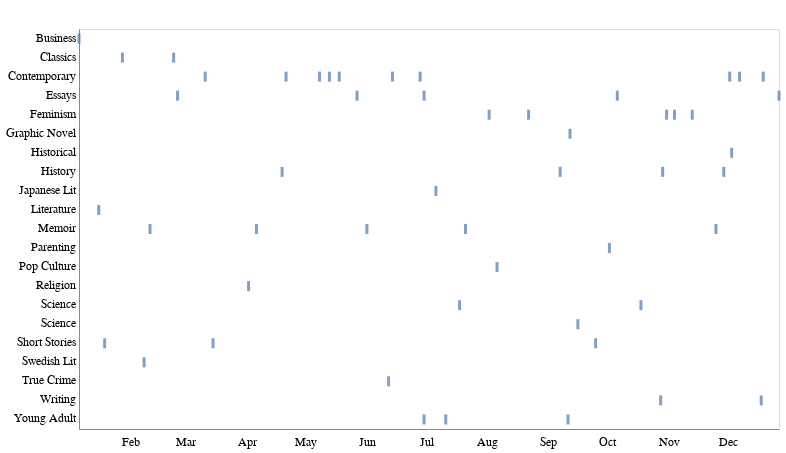

The code cell stored with this chart in its notebook:
### Markdown cell above
### Tinkering with more designs for books read by subgenre and month

### Code cell
#DESKTOP
alt.Chart(books).mark_tick(thickness=3,size=10).encode(
    x=alt.X('date',axis=alt.Axis(tickCount=12, format='%b', tickColor='#ffffff'), title=''),
    y=alt.Y('subgenre',axis=alt.Axis(tickCount=0, tickColor='#ffffff'), title=' ')
).configure_axis(grid=False).properties(height=400, width=700)

### Figure 1 — Vega-Lite specification as saved in the notebook (floating-point values rounded to 4 significant figures)
{"config": {"view": {"width": 800, "height": 450}, "background": "#ffffff", "title": {"anchor": "start", "font": "Benton Gothic Bold, sans", "fontColor": "#000000", "fontSize": 22, "fontWeight": "normal"}, "arc": {"fill": "#82c6df"}, "area": {"fill": "#82c6df"}, "line": {"stroke": "#82c6df", "strokeWidth": 3}, "path": {"stroke": "#82c6df"}, "rect": {"fill": "#82c6df"}, "shape": {"stroke": "#82c6df"}, "bar": {"fill": "#82c6df"}, "point": {"stroke": "#82c6df"}, "symbol": {"fill": "#82c6df", "size": 30}, "axis": {"titleFont": "Benton Gothic Bold, sans", "titleFontSize": 13, "titleFontWeight": "normal", "labelFont": "Benton Gothic, sans", "labelFontSize": 11.5, "labelFontWeight": "normal", "grid": false}, "axisX": {"labelAngle": 0, "labelPadding": 4, "tickSize": 3}, "axisY": {"labelBaseline": "middle", "maxExtent": 45, "minExtent": 45, "tickSize": 2, "titleAlign": "left", "titleAngle": 0, "titleX": -45, "titleY": -11}, "legend": {"titleFont": "Benton Gothic Bold, sans", "titleFontSize": 13, "titleFontWeight": "normal", "symbolType": "square", "labelFont": "Benton Gothic, sans", "labelFontSize": 11.5}, "range": {"category": ["#3580b1", "#ec8431", "#ab7fb4", "#c89d29", "#adc839", "#829eb1"], "diverging": ["#e68a4f", "#f4bb6a", "#f9e39c", "#dadfe2", "#a6b7c6", "#849eae"], "heatmap": ["#fbf2c7", "#f9e39c", "#f8d36e", "#f4bb6a", "#e68a4f", "#d15a40", "#ab4232"], "ordinal": ["#fbf2c7", "#f9e39c", "#f8d36e", "#f4bb6a", "#e68a4f", "#d15a40", "#ab4232"], "ramp": ["#fbf2c7", "#f9e39c", "#f8d36e", "#f4bb6a", "#e68a4f", "#d15a40", "#ab4232"]}}, "data": {"name": "data-7c8b8837e3db213cb2339b0fa7827d31"}, "mark": {"type": "tick", "size": 10, "thickness": 3}, "encoding": {"x": {"type": "temporal", "axis": {"format": "%b", "tickColor": "#ffffff", "tickCount": 12}, "field": "date", "title": ""}, "y": {"type": "nominal", "axis": {"tickColor": "#ffffff", "tickCount": 0}, "field": "subgenre", "title": " "}}, "height": 400, "width": 700, "$schema": "https://vega.github.io/schema/vega-lite/v4.0.2.json", "datasets": {"data-7c8b8837e3db213cb2339b0fa7827d31": [{"order": 1, "title": "Brotopia", "author": "Emily Chang", "pages": 317, "url": "https://www.goodreads.com/book/show/36288143-brotopia", "gender": "F", "type": "Non-Fiction", "subgenre": "Business", "avg_goodreads_rating": 4.04, "started": "2018-12-26T00:00:00", "date": "2019-01-06T00:00:00", "faves": null, "year": "2019", "days_to_read": 11, "gender_description": "Female"}, {"order": 2, "title": "The Human Stain", "author": "Philip Roth", "pages": 384, "url": "https://www.goodreads.com/book/show/11734.The_Human_Stain?from_search=true", "gender": "M", "type": "Fiction", "subgenre": "Literature", "avg_goodreads_rating": 3.87, "started": "2019-01-06T00:00:00", "date": "2019-01-16T00:00:00", "faves": "Y", "year": "2019", "days_to_read": 10, "gender_description": "Male"}, {"order": 3, "title": "You Know You Want This", "author": "Kristen Roupenian", "pages": 225, "url": "https://www.goodreads.com/book/show/40539045-you-know-you-want-this", "gender": "F", "type": "Fiction", "subgenre": "Short Stories", "avg_goodreads_rating": 3.86, "started": "2019-01-16T00:00:00", "date": "2019-01-19T00:00:00", "faves": null, "year": "2019", "days_to_read": 3, "gender_description": "Female"}, {"order": 4, "title": "Why Buddhism is True", "author": "Robert Wright", "pages": 336, "url": "https://www.goodreads.com/book/show/32895535-why-buddhism-is-true?from_search=true", "gender": "M", "type": "Non-Fiction", "subgenre": "Religion", "avg_goodreads_rating": 4.05, "started": "2019-01-18T00:00:00", "date": "2019-04-02T00:00:00", "faves": null, "year": "2019", "days_to_read": 74, "gender_description": "Male"}, {"order": 5, "title": "If Beale Street Could Talk", "author": "James Baldwin", "pages": 197, "url": "https://www.goodreads.com/book/show/38463.If_Beale_Street_Could_Talk", "gender": "M", "type": "Fiction", "subgenre": "Classics", "avg_goodreads_rating": 4.29, "started": "2019-01-22T00:00:00", "date": "2019-01-28T00:00:00", "faves": null, "year": "2019", "days_to_read": 6, "gender_description": "Male"}, {"order": 6, "title": "Nobody Cares", "author": "Anne Donahue", "pages": 240, "url": "https://www.goodreads.com/book/show/36360167-nobody-cares", "gender": "F", "type": "Non-Fiction", "subgenre": "Essays", "avg_goodreads_rating": 3.67, "started": "2019-02-03T00:00:00", "date": "2019-02-25T00:00:00", "faves": null, "year": "2019", "days_to_read": 22, "gender_description": "Female"}, {"order": 7, "title": "Acts of Infidelity", "author": "Lena Andersson", "pages": 366, "url": "https://www.goodreads.com/book/show/22601256-utan-personligt-ansvar", "gender": "F", "type": "Fiction", "subgenre": "Swedish Lit", "avg_goodreads_rating": 3.66, "started": "2019-02-01T00:00:00", "date": "2019-02-08T00:00:00", "faves": null, "year": "2019", "days_to_read": 7, "gender_description": "Female"}, {"order": 8, "title": "There Will Be No Miracles Here", "author": "Casey Gerald", "pages": 394, "url": "https://www.goodreads.com/book/show/38650651-there-will-be-no-miracles-here?from_search=true", "gender": "M", "type": "Non-Fiction", "subgenre": "Memoir", "avg_goodreads_rating": 3.72, "started": "2019-01-27T00:00:00", "date": "2019-02-11T00:00:00", "faves": null, "year": "2019", "days_to_read": 15, "gender_description": "Male"}, {"order": 9, "title": "The Unbearable Lightness of Being", "author": "Milan Kundera", "pages": 320, "url": "https://www.goodreads.com/book/show/9717.The_Unbearable_Lightness_of_Being?from_search=true", "gender": "M", "type": "Fiction", "subgenre": "Classics", "avg_goodreads_rating": 4.09, "started": "2019-02-16T00:00:00", "date": "2019-02-23T00:00:00", "faves": null, "year": "2019", "days_to_read": 7, "gender_description": "Male"}, {"order": 10, "title": "The Beauty Myth", "author": "Naomi Wolf", "pages": 368, "url": "https://www.goodreads.com/book/show/39926.The_Beauty_Myth", "gender": "F", "type": "Non-Fiction", "subgenre": "Feminism", "avg_goodreads_rating": 3.9, "started": "2019-02-12T00:00:00", "date": "2019-11-04T00:00:00", "faves": null, "year": "2019", "days_to_read": 265, "gender_description": "Female"}, {"order": 11, "title": "LOT", "author": "Bryan Washington", "pages": 240, "url": "https://www.goodreads.com/book/show/40749395-lot", "gender": "M", "type": "Fiction", "subgenre": "Short Stories", "avg_goodreads_rating": 3.74, "started": "2019-02-28T00:00:00", "date": "2019-03-15T00:00:00", "faves": "Y", "year": "2019", "days_to_read": 15, "gender_description": "Male"}, {"order": 12, "title": "Oculus", "author": "Sally Wen Mao", "pages": 119, "url": "https://www.goodreads.com/book/show/40121999-oculus", "gender": "F", "type": "Poetry", "subgenre": "Contemporary", "avg_goodreads_rating": 4.22, "started": "2019-03-03T00:00:00", "date": "2019-03-11T00:00:00", "faves": null, "year": "2019", "days_to_read": 8, "gender_description": "Female"}, {"order": 13, "title": "Homo Deus: A Brief History of Tomorrow", "author": "Yuval Harari", "pages": 450, "url": "https://www.goodreads.com/book/show/31138556-homo-deus?from_search=true", "gender": "M", "type": "Non-Fiction", "subgenre": "History", "avg_goodreads_rating": 4.29, "started": "2019-03-22T00:00:00", "date": "2019-04-19T00:00:00", "faves": null, "year": "2019", "days_to_read": 28, "gender_description": "Male"}, {"order": 14, "title": "Heart Berries", "author": "Terese Marie Mailhot", "pages": 143, "url": "https://www.goodreads.com/book/show/35840657-heart-berries", "gender": "F", "type": "Non-Fiction", "subgenre": "Memoir", "avg_goodreads_rating": 3.89, "started": "2019-04-03T00:00:00", "date": "2019-04-06T00:00:00", "faves": null, "year": "2019", "days_to_read": 3, "gender_description": "Female"}, {"order": 15, "title": "Lake Success", "author": "Gary Schneyngart", "pages": 339, "url": "https://www.goodreads.com/book/show/36739942-lake-success", "gender": "M", "type": "Fiction", "subgenre": "Contemporary", "avg_goodreads_rating": 3.64, "started": "2019-04-21T00:00:00", "date": "2019-12-07T00:00:00", "faves": null, "year": "2019", "days_to_read": 230, "gender_description": "Male"}, {"order": 16, "title": "Normal People", "author": "Sally Rooney", "pages": 266, "url": "https://www.goodreads.com/book/show/37539457-normal-people", "gender": "F", "type": "Fiction", "subgenre": "Contemporary", "avg_goodreads_rating": 3.89, "started": "2019-04-20T00:00:00", "date": "2019-04-21T00:00:00", "faves": "Y", "year": "2019", "days_to_read": 1, "gender_description": "Female"}, {"order": 17, "title": "Less", "author": "Andrew Sean Greer", "pages": 273, "url": "https://www.goodreads.com/book/show/39927096-less", "gender": "M", "type": "Fiction", "subgenre": "Contemporary", "avg_goodreads_rating": 3.76, "started": "2019-04-25T00:00:00", "date": "2019-05-08T00:00:00", "faves": null, "year": "2019", "days_to_read": 13, "gender_description": "Male"}, {"order": 18, "title": "Nobody is Ever Missing", "author": "Catherine Lacey", "pages": 244, "url": "https://www.goodreads.com/book/show/18490560-nobody-is-ever-missing?from_search=true", "gender": "F", "type": "Fiction", "subgenre": "Contemporary", "avg_goodreads_rating": 3.27, "started": "2019-05-08T00:00:00", "date": "2019-05-13T00:00:00", "faves": null, "year": "2019", "days_to_read": 5, "gender_description": "Female"}, {"order": 19, "title": "The New Me", "author": "Halle Butler", "pages": 208, "url": "https://www.goodreads.com/book/show/36342706-the-new-me", "gender": "F", "type": "Fiction", "subgenre": "Contemporary", "avg_goodreads_rating": 3.6, "started": "2019-05-13T00:00:00", "date": "2019-05-18T00:00:00", "faves": "Nope", "year": "2019", "days_to_read": 5, "gender_description": "Female"}, {"order": 20, "title": "The Empathy Exams", "author": "Leslie Jamison", "pages": 226, "url": "https://www.goodreads.com/en/book/show/17934655", "gender": "F", "type": "Non-Fiction", "subgenre": "Essays", "avg_goodreads_rating": 3.64, "started": "2019-05-18T00:00:00", "date": "2019-05-27T00:00:00", "faves": null, "year": "2019", "days_to_read": 9, "gender_description": "Female"}, {"order": 21, "title": "Bad Blood", "author": "John Carreyou", "pages": 339, "url": "https://www.goodreads.com/book/show/37976541-bad-blood?from_search=true", "gender": "M", "type": "Non-Fiction", "subgenre": "True Crime", "avg_goodreads_rating": 4.48, "started": "2019-06-01T00:00:00", "date": "2019-06-12T00:00:00", "faves": null, "year": "2019", "days_to_read": 11, "gender_description": "Male"}, {"order": 22, "title": "The Recovering: Intoxication and its Aftermath", "author": "Leslie Jamison", "pages": 545, "url": "https://www.goodreads.com/book/show/35959632-the-recovering", "gender": "F", "type": "Non-Fiction", "subgenre": "Memoir", "avg_goodreads_rating": 3.96, "started": "2019-05-27T00:00:00", "date": "2019-06-01T00:00:00", "faves": "Y", "year": "2019", "days_to_read": 5, "gender_description": "Female"}, {"order": 23, "title": "Evvie Drake Starts Over", "author": "Linda Holmes", "pages": 304, "url": "https://www.goodreads.com/book/show/40514431-evvie-drake-starts-over?ac=1&from_search=true", "gender": "F", "type": "Fiction", "subgenre": "Young Adult", "avg_goodreads_rating": 4.22, "started": "2019-06-30T00:00:00", "date": "2019-06-30T00:00:00", "faves": null, "year": "2019", "days_to_read": 0, "gender_description": "Female"}, {"order": 24, "title": "How to Change Your Mind", "author": "Michael Pollan", "pages": 480, "url": "https://www.goodreads.com/book/show/36613747-how-to-change-your-mind?from_search=true", "gender": "M", "type": "Non-Fiction", "subgenre": "Science", "avg_goodreads_rating": 4.31, "started": "2019-06-12T00:00:00", "date": "2019-10-18T00:00:00", "faves": null, "year": "2019", "days_to_read": 128, "gender_description": "Male"}, {"order": 25, "title": "Trust Exercise", "author": "Susan Choi", "pages": 257, "url": "https://www.goodreads.com/en/book/show/40046059", "gender": "F", "type": "Fiction", "subgenre": "Contemporary", "avg_goodreads_rating": 3.23, "started": "2019-06-12T00:00:00", "date": "2019-06-14T00:00:00", "faves": "Y", "year": "2019", "days_to_read": 2, "gender_description": "Female"}, {"order": 26, "title": "Trick Mirror", "author": "Jia Tolentino", "pages": 256, "url": "https://www.goodreads.com/book/show/43126457-trick-mirror?from_search=true", "gender": "F", "type": "Non-Fiction", "subgenre": "Essays", "avg_goodreads_rating": 4.33, "started": "2019-06-15T00:00:00", "date": "2019-06-30T00:00:00", "faves": "Y", "year": "2019", "days_to_read": 15, "gender_description": "Female"}, {"order": 27, "title": "Territory of Light", "author": "Yuko Tsushima", "pages": 122, "url": "https://www.goodreads.com/book/show/33871745-territory-of-light", "gender": "F", "type": "Fiction", "subgenre": "Japanese Lit", "avg_goodreads_rating": 3.66, "started": "2019-07-01T00:00:00", "date": "2019-07-06T00:00:00", "faves": null, "year": "2019", "days_to_read": 5, "gender_description": "Female"}, {"order": 28, "title": "Unclaimed Baggage", "author": "Jen Doll", "pages": 384, "url": "https://www.goodreads.com/book/show/36949992-unclaimed-baggage?ac=1&from_search=true", "gender": "F", "type": "Fiction", "subgenre": "Young Adult", "avg_goodreads_rating": 3.73, "started": "2019-01-08T00:00:00", "date": "2019-07-11T00:00:00", "faves": null, "year": "2019", "days_to_read": 184, "gender_description": "Female"}, {"order": 29, "title": "Fleishman Is In Trouble", "author": "Taffy Brodesser-Akner", "pages": 384, "url": "https://www.goodreads.com/book/show/41880602-fleishman-is-in-trouble?ac=1&from_search=true", "gender": "F", "type": "Fiction", "subgenre": "Contemporary", "avg_goodreads_rating": 4.1, "started": "2019-06-17T00:00:00", "date": "2019-06-28T00:00:00", "faves": "Y", "year": "2019", "days_to_read": 11, "gender_description": "Female"}, {"order": 30, "title": "Lifespan", "author": "David Sinclair", "pages": 432, "url": "https://www.goodreads.com/book/show/43723901-lifespan?ac=1&from_search=true", "gender": "M", "type": "Non-Fiction", "subgenre": "Science", "avg_goodreads_rating": 4.27, "started": "2019-07-01T00:00:00", "date": "2019-07-18T00:00:00", "faves": null, "year": "2019", "days_to_read": 17, "gender_description": "Male"}, {"order": 31, "title": "Uncanny Valley", "author": "Anna Wiener", "pages": 304, "url": "https://www.goodreads.com/book/show/45186565-uncanny-valley?ac=1&from_search=true", "gender": "F", "type": "Non-Fiction", "subgenre": "Memoir", "avg_goodreads_rating": 4.2, "started": "2019-07-19T00:00:00", "date": "2019-07-21T00:00:00", "faves": "y", "year": "2019", "days_to_read": 2, "gender_description": "Female"}, {"order": 32, "title": "Hit Makers", "author": "Derek Thompson", "pages": 352, "url": "https://www.goodreads.com/book/show/30901608-hit-makers", "gender": "M", "type": "Non-Fiction", "subgenre": "Pop Culture", "avg_goodreads_rating": 3.95, "started": "2019-07-20T00:00:00", "date": "2019-08-06T00:00:00", "faves": null, "year": "2019", "days_to_read": 17, "gender_description": "Male"}, {"order": 33, "title": "Genghis Khan and the Making of the Modern World", "author": "Jack Weatherford", "pages": 352, "url": "https://www.goodreads.com/book/show/40718726-genghis-khan-and-the-making-of-the-modern-world?ac=1&from_search=true", "gender": "M", "type": "Non-Fiction", "subgenre": "History", "avg_goodreads_rating": 4.02, "started": "2019-07-25T00:00:00", "date": "2019-09-07T00:00:00", "faves": null, "year": "2019", "days_to_read": 44, "gender_description": "Male"}, {"order": 34, "title": "For the Love of Men: A New Vision for Mindful Masculinity", "author": "Liz Plank", "pages": 300, "url": "https://www.goodreads.com/book/show/43263540-for-the-love-of-men", "gender": "F", "type": "Non-Fiction", "subgenre": "Feminism", "avg_goodreads_rating": 4.38, "started": "2019-07-23T00:00:00", "date": "2019-08-02T00:00:00", "faves": null, "year": "2019", "days_to_read": 10, "gender_description": "Female"}, {"order": 35, "title": "Three Women", "author": "Lisa Taddeo", "pages": 304, "url": "https://www.goodreads.com/book/show/42201100-three-women", "gender": "F", "type": "Non-Fiction", "subgenre": "Feminism", "avg_goodreads_rating": 3.87, "started": "2019-08-15T00:00:00", "date": "2019-08-22T00:00:00", "faves": "y", "year": "2019", "days_to_read": 7, "gender_description": "Female"}, {"order": 36, "title": "Brave New World", "author": "Aldous Huxley", "pages": 288, "url": "https://www.goodreads.com/book/show/5129.Brave_New_World?ac=1&from_search=true", "gender": "M", "type": "Fiction", "subgenre": "Science ", "avg_goodreads_rating": 3.98, "started": "2019-09-15T00:00:00", "date": "2019-09-16T00:00:00", "faves": null, "year": "2019", "days_to_read": 1, "gender_description": "Male"}, {"order": 37, "title": "Permanent Record", "author": "Mary HK Choi", "pages": 400, "url": "https://www.goodreads.com/book/show/43562239-permanent-record?from_search=true", "gender": "F", "type": "Fiction", "subgenre": "Young Adult", "avg_goodreads_rating": 3.84, "started": "2019-09-07T00:00:00", "date": "2019-09-11T00:00:00", "faves": null, "year": "2019", "days_to_read": 4, "gender_description": "Female"}, {"order": 38, "title": "I Was Their American Dream", "author": "Malaka Gharib", "pages": 160, "url": "https://www.goodreads.com/book/show/40909448-i-was-their-american-dream?from_search=true", "gender": "F", "type": "Non-Fiction", "subgenre": "Graphic Novel", "avg_goodreads_rating": 4.3, "started": "2019-09-05T00:00:00", "date": "2019-09-12T00:00:00", "faves": null, "year": "2019", "days_to_read": 7, "gender_description": "Female"}, {"order": 39, "title": "Men Without Women", "author": "Haruki Murakami", "pages": 242, "url": "https://www.goodreads.com/book/show/31950871-men-without-women", "gender": "M", "type": "Fiction", "subgenre": "Short Stories", "avg_goodreads_rating": 3.77, "started": "2019-09-18T00:00:00", "date": "2019-09-25T00:00:00", "faves": null, "year": "2019", "days_to_read": 7, "gender_description": "Male"}, {"order": 40, "title": "Make it Scream Make it Burn", "author": "Leslie Jamison", "pages": 272, "url": "https://www.goodreads.com/book/show/43521617-make-it-scream-make-it-burn?from_search=true", "gender": "F", "type": "Non-Fiction", "subgenre": "Essays", "avg_goodreads_rating": 4.13, "started": "2019-10-02T00:00:00", "date": "2019-10-06T00:00:00", "faves": null, "year": "2019", "days_to_read": 4, "gender_description": "Female"}, {"order": 41, "title": "How to Talk So Your Kids Will Listen", "author": "Adele Faber and Elaine Mazlish", "pages": 368, "url": "https://www.goodreads.com/book/show/12371502-how-to-talk-so-kids-will-listen-listen-so-kids-will-talk", "gender": "F", "type": "Non-Fiction", "subgenre": "Parenting", "avg_goodreads_rating": 4.26, "started": "2019-09-28T00:00:00", "date": "2019-10-02T00:00:00", "faves": "Y", "year": "2019", "days_to_read": 4, "gender_description": "Female"}, {"order": 43, "title": "Maybe You Should Talk to Somebody", "author": "Lori Gottlieb", "pages": 432, "url": "https://www.goodreads.com/book/show/37570546-maybe-you-should-talk-to-someone?from_search=true", "gender": "F", "type": "Non-Fiction", "subgenre": "Memoir", "avg_goodreads_rating": 4.4, "started": "2019-10-18T00:00:00", "date": "2019-11-25T00:00:00", "faves": "Y", "year": "2019", "days_to_read": 38, "gender_description": "Female"}, {"order": 44, "title": "Think Like Your Editor", "author": "Susan Rabiner", "pages": 288, "url": "https://www.goodreads.com/book/show/18988615-thinking-like-your-editor?utm_content=review_cta_book_image&utm_medium=email&utm_source=bookend", "gender": "F", "type": "Non-Fiction", "subgenre": "Writing", "avg_goodreads_rating": 4.04, "started": "2019-10-24T00:00:00", "date": "2019-10-28T00:00:00", "faves": null, "year": "2019", "days_to_read": 4, "gender_description": "Female"}, {"order": 45, "title": "Kim Ji Young Born 1982", "author": "Cho Nam-joo", "pages": 144, "url": "https://www.goodreads.com/book/show/47320138-kim-ji-young-born-1982?ac=1&from_search=true", "gender": "F", "type": "Fiction", "subgenre": "Feminism", "avg_goodreads_rating": 4.17, "started": "2019-10-28T00:00:00", "date": "2019-10-31T00:00:00", "faves": null, "year": "2019", "days_to_read": 3, "gender_description": "Female"}, {"order": 46, "title": "Superman vs the KKK", "author": "Rick Bowers", "pages": 160, "url": "https://www.goodreads.com/book/show/11407829-superman-versus-the-ku-klux-klan?from_search=true", "gender": "M", "type": "Non-Fiction", "subgenre": "History", "avg_goodreads_rating": 3.66, "started": "2019-10-28T00:00:00", "date": "2019-10-29T00:00:00", "faves": null, "year": "2019", "days_to_read": 1, "gender_description": "Male"}, {"order": 47, "title": "The Likeability Trap", "author": "Alicia Menendez", "pages": 240, "url": "https://www.goodreads.com/book/show/46408581-the-likeability-trap?from_search=true&qid=oURYa3fiGo&rank=1", "gender": "F", "type": "Non-Fiction", "subgenre": "Feminism", "avg_goodreads_rating": 3.7, "started": "2019-11-08T00:00:00", "date": "2019-11-13T00:00:00", "faves": null, "year": "2019", "days_to_read": 5, "gender_description": "Female"}, {"order": 48, "title": "A Short HIstory of Progress", "author": "Ronald Wright", "pages": 224, "url": "https://www.goodreads.com/book/show/331227.A_Short_History_of_Progress?from_search=true&qid=supt2TGSOt&rank=1", "gender": "M", "type": "Non-Fiction", "subgenre": "History", "avg_goodreads_rating": 4.1, "started": "2019-11-13T00:00:00", "date": "2019-11-29T00:00:00", "faves": null, "year": "2019", "days_to_read": 16, "gender_description": "Male"}, {"order": 49, "title": "The Last Romantics", "author": "Tara Conklin", "pages": 368, "url": "https://www.goodreads.com/book/show/35068465-the-last-romantics?ac=1&from_search=true&qid=dert731j6D&rank=1", "gender": "F", "type": "Fiction", "subgenre": "Contemporary", "avg_goodreads_rating": 3.78, "started": "2019-11-29T00:00:00", "date": "2019-12-02T00:00:00", "faves": "Y", "year": "2019", "days_to_read": 3, "gender_description": "Female"}, {"order": 50, "title": "Four Soldiers", "author": "Hubert Mingarelli", "pages": 160, "url": "https://www.goodreads.com/book/show/41557466-four-soldiers?from_search=true&qid=tFOQALgbWg&rank=1", "gender": "F", "type": "Fiction", "subgenre": "Historical", "avg_goodreads_rating": 3.78, "started": "2019-11-29T00:00:00", "date": "2019-12-03T00:00:00", "faves": null, "year": "2019", "days_to_read": 4, "gender_description": "Female"}, {"order": 51, "title": "Working", "author": "Robert Caro", "pages": 231, "url": "https://www.goodreads.com/book/show/43205240-working?from_search=true&qid=51xloY5uTL&rank=1", "gender": "M", "type": "Non-Fiction", "subgenre": "Writing", "avg_goodreads_rating": 4.43, "started": "2019-12-15T00:00:00", "date": "2019-12-18T00:00:00", "faves": null, "year": "2019", "days_to_read": 3, "gender_description": "Male"}, {"order": 52, "title": "The Incendiaries", "author": "R.O. Kwon", "pages": 214, "url": "https://www.goodreads.com/book/show/36679056-the-incendiaries", "gender": "F", "type": "Fiction", "subgenre": "Contemporary", "avg_goodreads_rating": 3.28, "started": "2019-12-19T00:00:00", "date": "2019-12-19T00:00:00", "faves": null, "year": "2019", "days_to_read": 0, "gender_description": "Female"}, {"order": 53, "title": "Wedding Toasts I'll Never Give", "author": "Ada Calhoun", "pages": 192, "url": "https://www.goodreads.com/book/show/36236126-wedding-toasts-i-ll-never-give", "gender": "F", "type": "Non-Fiction", "subgenre": "Essays", "avg_goodreads_rating": 3.86, "started": "2019-12-26T00:00:00", "date": "2019-12-27T00:00:00", "faves": null, "year": "2019", "days_to_read": 1, "gender_description": "Female"}]}}
